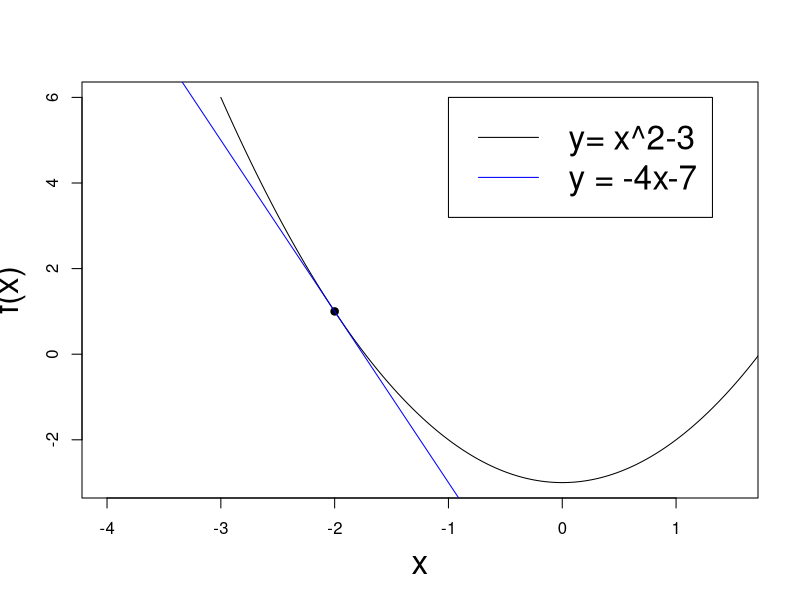
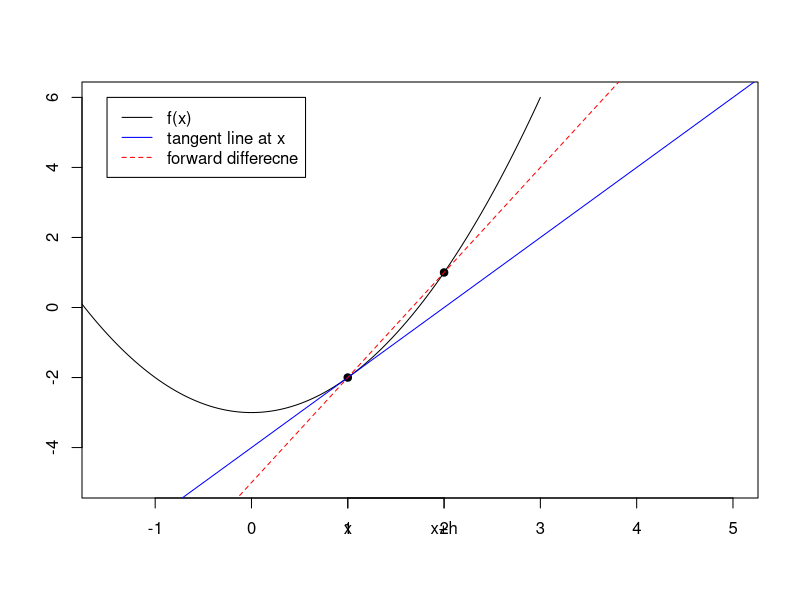

Generate these figures, in order, with R:
#1

x_value = seq(-3, 3, by = 0.001)

func_y = function(x)x^2-3
y_value = func_y(x_value)

plot(x_value, y_value, type = "l",
xlab = "x", ylab = "f(x)", xlim = c(-4,1.5), 
cex.lab = 2)

points(-2, 1, pch = 19)
abline(a = -7, b = -4, col = 'blue' )
legend(-1, 6, legend = c("y= x^2-3", "y = -4x-7"),
col = c("black", 'blue'), lty = 1, cex =2)

#2 
x_value = seq(-3,3, by = 0.001)

plot(x_value, y_value, type="l", 
     xlab = "", ylab="",
     xlim = c(-1.5,5),ylim = c(-5,6))

points(c(1,2),c(-2,1), pch = 19)
abline(a = -4, b = 2, col = "blue")
abline(a = -5, b = 3, col = "red", lty = 2)

legend(-1.5, 6, legend = c("f(x)" ,"tangent line at x", 
                           "forward differecne"), 
       col = c("black", 'blue', 'red'), lty = c(1,1,2))

axis(side= 1, at = c(1,2), labels = c("x", "x+h"))

